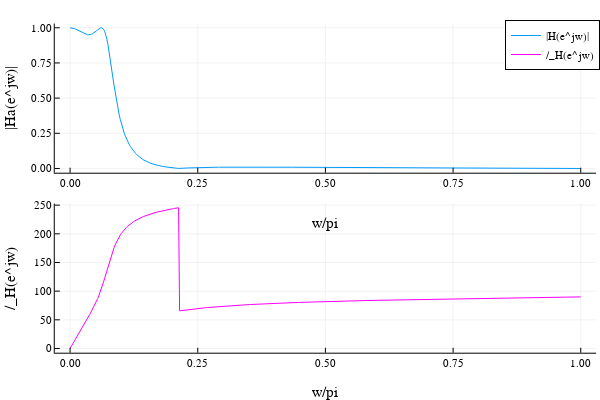

Notebook code cell kept with this figure:
### Code cell
#Resposta em frequência do filtro (escala linear)

p1 = plot(ω/pi, abs.(H), xlabel = "w/pi", ylabel = "|Ha(e^jw)|", label = "|H(e^jw)|")

p2 = plot(ω/pi,  unwrap(angle.(H))*180/pi, xlabel = "w/pi", ylabel = "/_H(e^jw)", label = "/_H(e^jw)", line = :magenta)

plot(p1, p2, layout = (2,1))

### Figure 1 — Plotly figure (JSON) as saved in the notebook; plotly's stock layout.template omitted (floating-point values rounded to 4 significant figures; data arrays with more than 128 entries replaced by an {"elided": "..."} marker saying what was removed)
{"data": [{"colorbar": {"title": ""}, "legendgroup": "|H(e^jw)|", "line": {"color": "rgba(0, 154, 250, 1.000)", "dash": "solid", "shape": "linear", "width": 1}, "mode": "lines", "name": "|H(e^jw)|", "showlegend": true, "type": "scatter", "x": {"elided": "500 float values"}, "xaxis": "x1", "y": {"elided": "500 float values"}, "yaxis": "y1", "zmax": null, "zmin": null}, {"colorbar": {"title": ""}, "legendgroup": "/_H(e^jw)", "line": {"color": "rgba(255, 0, 255, 1.000)", "dash": "solid", "shape": "linear", "width": 1}, "mode": "lines", "name": "/_H(e^jw)", "showlegend": true, "type": "scatter", "x": {"elided": "500 float values"}, "xaxis": "x2", "y": {"elided": "500 float values"}, "yaxis": "y2", "zmax": null, "zmin": null}], "layout": {"annotations": [], "height": 400, "legend": {"bgcolor": "rgba(255, 255, 255, 1.000)", "bordercolor": "rgba(0, 0, 0, 1.000)", "borderwidth": 1, "font": {"color": "rgba(0, 0, 0, 1.000)", "family": "sans-serif", "size": 11}, "title": {"font": {"color": "rgba(0, 0, 0, 1.000)", "family": "sans-serif", "size": 15}, "text": ""}, "tracegroupgap": 0, "traceorder": "normal", "x": 1, "xanchor": "auto", "y": 1, "yanchor": "auto"}, "margin": {"b": 20, "l": 0, "r": 0, "t": 20}, "paper_bgcolor": "rgba(255, 255, 255, 1.000)", "plot_bgcolor": "rgba(255, 255, 255, 1.000)", "showlegend": true, "width": 600, "xaxis1": {"anchor": "y1", "domain": [0.09128, 0.9934], "gridcolor": "rgba(0, 0, 0, 0.100)", "gridwidth": 0.5, "linecolor": "rgba(0, 0, 0, 1.000)", "mirror": false, "range": [-0.03, 1.03], "showgrid": true, "showline": true, "showticklabels": true, "tickangle": 0, "tickcolor": "rgb(0, 0, 0)", "tickfont": {"color": "rgba(0, 0, 0, 1.000)", "family": "sans-serif", "size": 11}, "tickmode": "array", "ticks": "inside", "ticktext": ["0.00", "0.25", "0.50", "0.75", "1.00"], "tickvals": [0, 0.25, 0.5, 0.75, 1], "title": "w/pi", "titlefont": {"color": "rgba(0, 0, 0, 1.000)", "family": "sans-serif", "size": 15}, "type": "-", "visible": true, "zeroline": false, "zerolinecolor": "rgba(0, 0, 0, 1.000)"}, "xaxis2": {"anchor": "y2", "domain": [0.09128, 0.9934], "gridcolor": "rgba(0, 0, 0, 0.100)", "gridwidth": 0.5, "linecolor": "rgba(0, 0, 0, 1.000)", "mirror": false, "range": [-0.03, 1.03], "showgrid": true, "showline": true, "showticklabels": true, "tickangle": 0, "tickcolor": "rgb(0, 0, 0)", "tickfont": {"color": "rgba(0, 0, 0, 1.000)", "family": "sans-serif", "size": 11}, "tickmode": "array", "ticks": "inside", "ticktext": ["0.00", "0.25", "0.50", "0.75", "1.00"], "tickvals": [0, 0.25, 0.5, 0.75, 1], "title": "w/pi", "titlefont": {"color": "rgba(0, 0, 0, 1.000)", "family": "sans-serif", "size": 15}, "type": "-", "visible": true, "zeroline": false, "zerolinecolor": "rgba(0, 0, 0, 1.000)"}, "yaxis1": {"anchor": "x1", "domain": [0.5758, 0.9902], "gridcolor": "rgba(0, 0, 0, 0.100)", "gridwidth": 0.5, "linecolor": "rgba(0, 0, 0, 1.000)", "mirror": false, "range": [-0.03, 1.03], "showgrid": true, "showline": true, "showticklabels": true, "tickangle": 0, "tickcolor": "rgb(0, 0, 0)", "tickfont": {"color": "rgba(0, 0, 0, 1.000)", "family": "sans-serif", "size": 11}, "tickmode": "array", "ticks": "inside", "ticktext": ["0.00", "0.25", "0.50", "0.75", "1.00"], "tickvals": [0, 0.25, 0.5, 0.75, 1], "title": "|Ha(e^jw)|", "titlefont": {"color": "rgba(0, 0, 0, 1.000)", "family": "sans-serif", "size": 15}, "type": "-", "visible": true, "zeroline": false, "zerolinecolor": "rgba(0, 0, 0, 1.000)"}, "yaxis2": {"anchor": "x2", "domain": [0.07581, 0.4902], "gridcolor": "rgba(0, 0, 0, 0.100)", "gridwidth": 0.5, "linecolor": "rgba(0, 0, 0, 1.000)", "mirror": false, "range": [-7.364, 252.8], "showgrid": true, "showline": true, "showticklabels": true, "tickangle": 0, "tickcolor": "rgb(0, 0, 0)", "tickfont": {"color": "rgba(0, 0, 0, 1.000)", "family": "sans-serif", "size": 11}, "tickmode": "array", "ticks": "inside", "ticktext": ["0", "50", "100", "150", "200", "250"], "tickvals": [0, 50, 100, 150, 200, 250], "title": "/_H(e^jw)", "titlefont": {"color": "rgba(0, 0, 0, 1.000)", "family": "sans-serif", "size": 15}, "type": "-", "visible": true, "zeroline": false, "zerolinecolor": "rgba(0, 0, 0, 1.000)"}}}
